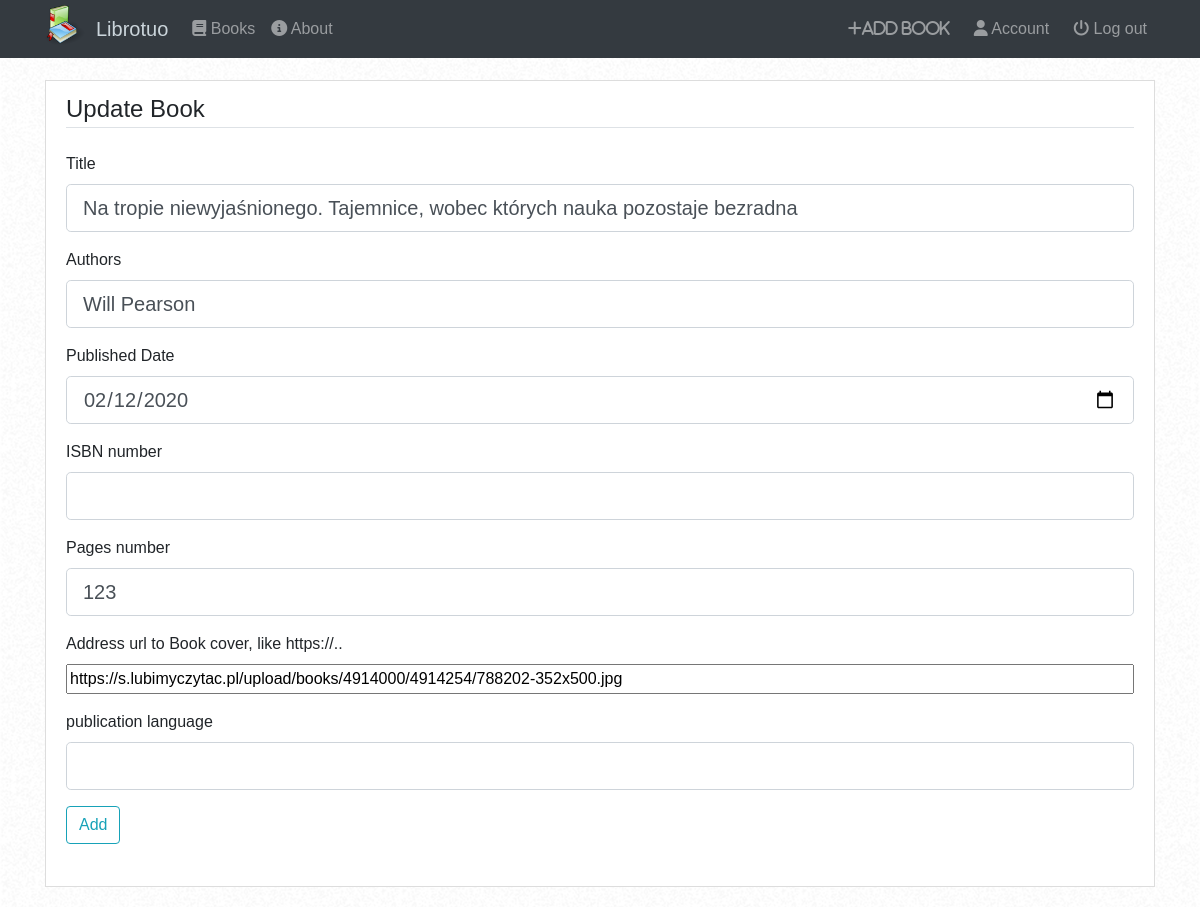
Page /book/5/update (signed in) on the earlier database version.
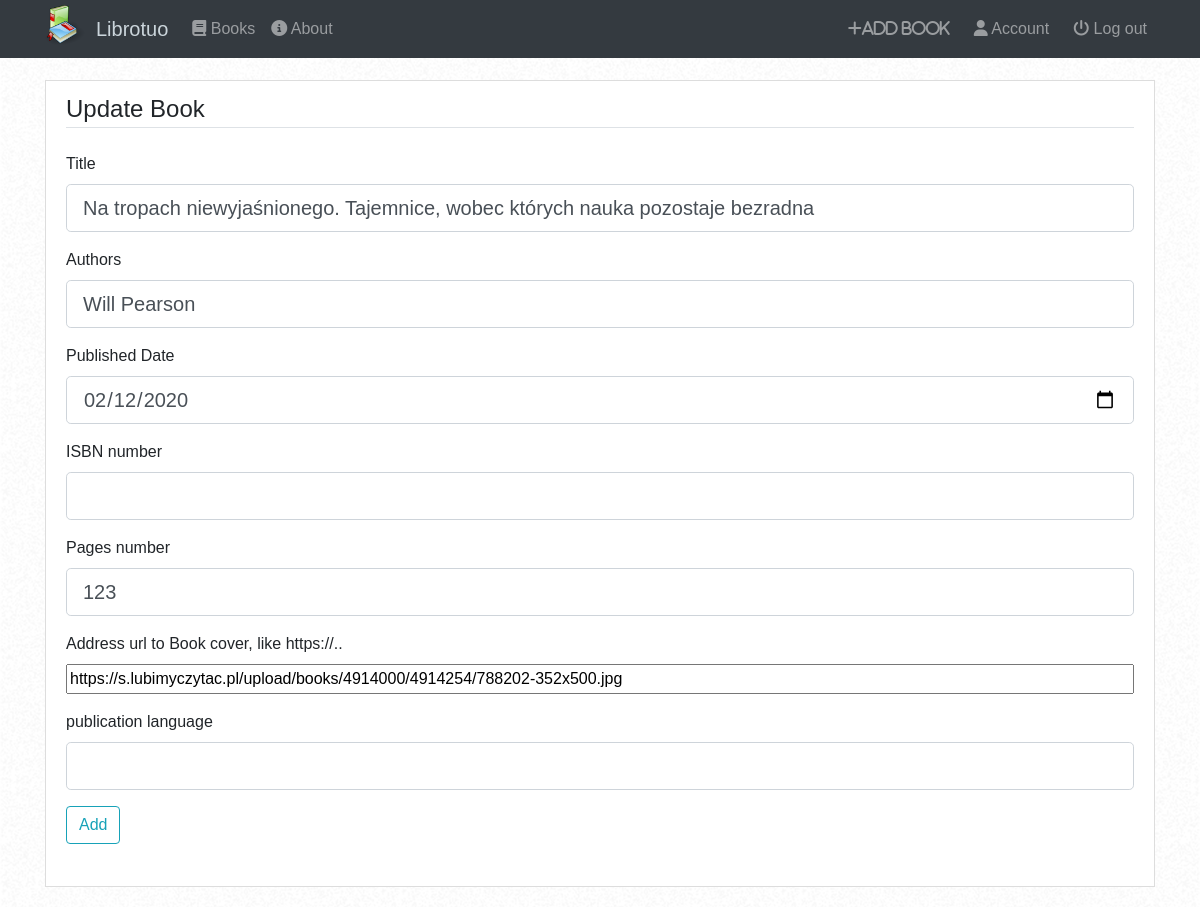
Same page on the later database version.
### librotuo/models.py (models this page shows, shortened)
class Book(db.Model):
    id = db.Column(db.Integer, primary_key=True)
    title = db.Column(db.String(120), nullable=True)
    authors = db.Column(db.String(300), nullable=True)
    published_date = db.Column(db.String(12), nullable=True)
    ISBN_number = db.Column(db.String(300), nullable=True)
    page_number = db.Column(db.Integer, nullable=True)
    cover_url = db.Column(db.String(400), nullable=False,
                          default="https://ibf.org/site_assets/img/" +
                                  "placeholder-book-cover-default.png")
    publication_language = db.Column(db.String(20), nullable=True)
    user_id = db.Column(db.Integer, db.ForeignKey('user.id'), nullable=False)

### librotuo/books/routes.py (the view)
@books.route('/book/<int:book_id>/update', methods=['GET', 'POST'])
@login_required
def update_book(book_id):
    book = Book.query.get_or_404(book_id)
    if book.addedby != current_user:
        abort(403)
    form = BookForm()
    if form.validate_on_submit():
        book.title = form.title.data
        book.authors = form.authors.data
        book.published_date = str(form.published_date.data)
        book.ISBN_number = form.ISBN_number.data
        book.page_number = form.page_number.data
        book.cover_url = form.cover_url.data
        book.publication_language = form.publication_language.data
        db.session.commit()
        flash('Your book has been updated!', 'success')
        return redirect(url_for('books.book', book_id=book.id))
    elif request.method == 'GET':
        form.title.data = book.title
        form.authors.data = book.authors
        form.published_date.data = datetime.strptime(book.published_date,
                                                     "%Y-%m-%d").date()
        form.ISBN_number.data = book.ISBN_number
        form.page_number.data = book.page_number
        form.cover_url.data = book.cover_url
        form.publication_language.data = book.publication_language
    return render_template('add_book.html', title="Update book",
                           form=form, legend="Update Book")

### librotuo/books/forms.py
class BookForm(FlaskForm):
    title = StringField('Title', validators=[DataRequired()])
    authors = StringField('Authors', validators=[DataRequired()])
    published_date = DateField('Published Date')
    ISBN_number = StringField('ISBN number')
    page_number = IntegerField('Pages number')
    cover_url = StringField('Address url to Book cover, like https://..')
    publication_language = StringField('publication language')
    submit = SubmitField('Add')

### librotuo/models.py (called while the page is built)
@login_manager.user_loader
def load_user(user_id):
    return User.query.get(int(user_id))

### librotuo/templates/add_book.html (shortened to what this page needs)
{% extends "layout.html" %}
{% block content %}
<div class="content-section">
    <form action="", method="POST">
        <fieldset class="form-group">
            <legend class="border-bottom mb-4">{{ legend }}</legend>
            <div class="form-group">
                 {{ form.title.label(class="form-control-label") }}
                 {% if form.title.errors %}
                     {{ form.title(class="form-control form-control-lg is-invalid") }}
                     <div class="invalid-feedback">
                         {% for error in form.title.errors %}
                             <span>{{ error }}</span>
                         {% endfor %}
                     </div>
                 {% else %}
                     {{ form.title(class="form-control form-control-lg") }}
                 {% endif %}
             </div>
             <div class="form-group">
                 {{ form.authors.label(class="form-control-label") }}
                 {% if form.authors.errors %}
                     {{ form.authors(class="form-control form-control-lg is-invalid") }}
                     <div class="invalid-feedback">
                         {% for error in form.authors.errors %}
                             <span>{{ error }}</span>
                         {% endfor %}
                     </div>
                 {% else %}
                     {{ form.authors(class="form-control form-control-lg") }}
                 {% endif %}
             </div>
             <div class="form-group">
                {{ form.published_date.label(class="form-control-label") }}
                {% if form.published_date.errors %}
                    {{ form.published_date(class="form-control form-control-lg is-invalid") }}
                    <div class="invalid-feedback">
                        <span>Published date must be in format: yyyy-mm-dd</span>
                    </div>
                {% else %}
                    {{ form.published_date(class="form-control form-control-lg") }}
                {% endif %}
            </div>
            <div class="form-group">
                {{ form.ISBN_number.label(class="form-control-label") }}
                {% if form.ISBN_number.errors %}
                    {{ form.ISBN_number(class="form-control form-control-lg is-invalid") }}
                    <div class="invalid-feedback">
                        {% for error in form.ISBN_number.errors %}
                            <span>{{ error }}</span>
                        {% endfor %}
                    </div>
                {% else %}
                    {{ form.ISBN_number(class="form-control form-control-lg") }}
                {% endif %}
            </div>
            <div class="form-group">
                {{ form.page_number.label(class="form-control-label") }}
                {% if form.page_number.errors %}
                    {{ form.page_number(class="form-control form-control-lg is-invalid") }}
                    <div class="invalid-feedback">
                        <span>Page number must be a number</span>
                    </div>
                {% else %}
                    {{ form.page_number(class="form-control form-control-lg") }}
                {% endif %}
            </div>
            <div class="form-group">
                {{ form.cover_url.label(class="form-control-label") }}
                {% if form.cover_url.errors %}
                    {{ form.cover_url(class="form-control-file date is-invalid") }}
                    <div class="invalid-feedback">
                        {% for error in form.cover_url.errors %}
                            <span>{{ error }}</span>
                        {% endfor %}
                    </div>
                {% else %}
                    {{ form.cover_url(class="form-control-file") }}
                {% endif %}
            </div>
            <div class="form-group">
                {{ form.publication_language.label(class="form-control-label") }}
                {% if form.publication_language.errors %}
                    {{ form.publication_language(class="form-control form-control-lg is-invalid") }}
                    <div class="invalid-feedback">
                        {% for error in form.publication_language.errors %}
                            <span>{{ error }}</span>
                        {% endfor %}
                    </div>
                {% else %}
                    {{ form.publication_language(class="form-control form-control-lg") }}
                {% endif %}
            </div>
        <div class="form-group">
            {{ form.submit(class="btn btn-outline-info") }}
        </div>
    </form>
 </div>
{% endblock content %}

### librotuo/templates/layout.html (shortened to what this page needs)
<!DOCTYPE html>
<html lang="en">
<head>
    <link rel="stylesheet" href="https://stackpath.bootstrapcdn.com/bootstrap/4.4.1/css/bootstrap.min.css">
    <link rel="stylesheet" type="text/css" href="{{ url_for('static', filename='main.css')}}">
</head>
<body>
    <header class="site-header">
        <nav class="navbar navbar-expand-lg navbar-dark bg-dark fixed-top">
            <div class="container">
                    <a class="navbar-brand" href="/">
                        <img id="navLogo" src="/static/images/logo_orginal.png" alt="Logo">
                    </a>
                    <a class="navbar-brand" href="{{ url_for('main.home') }}">Librotuo</a>
                <div class="collapse navbar-collapse" id="navbarCollapse">
                    <ul class="navbar-nav mr-auto">
                        <li class="nav-item">
                            <a class="nav-link" href="{{ url_for('main.home') }}">
                                <i class="fa fa-book"></i>  Books
                            </a>
                        </li>
                        <a class="nav-item nav-link mr-4" href="{{ url_for('main.about') }}">
                            <i class="fa fa-info-circle"></i> About
                        </a>
                    </ul>
                    <div class="navbar-nav">
                        {% if current_user.is_authenticated %}
                            <a class="new-item nav-link mr-2" href="{{ url_for('books.add_book') }}">
                                <i class="fa fa-plus">Add book</i>
                            </a>
                            <a class="nav-item nav-link mr-2" href="{{ url_for('users.account') }}">
                                <i class="fa fa-user"></i> Account
                            </a>
                            <a class="nav-item nav-link" href="{{ url_for('users.logout') }}">
                                <i class="fa fa-power-off"></i> Log out
                            </a>
                        {% endif %}
                    </div>
                </div>
            </div>
        </nav>
</header>
<main role="main" class="container">
    <div class="row">
        <div class="col-md-12">
            {% block content %}{% endblock %}
        </div>
    </div>
</main>
</body>
</html>

### librotuo/static/main.css (style rules this page uses)
body { background-image: url('/static/images/background.png'); margin-top: 5rem; font-family: 'Montserrat', sans-serif; }
#navLogo { margin-top: -10px; margin-right: -5px; height: 40px; width: 40px; }
.site-header .navbar-brand { color: #cbd5db; }
.content-section { background: #ffffff; padding: 10px 20px; border: 1px solid #dddddd; margin-bottom: 20px; }

Differences in the rows shown:
changed Book "Will Pearson": title "Na tropie niewyjaśnionego. Tajemnice, wobec których nauka pozostaje bezradna" → "Na tropach niewyjaśnionego. Tajemnice, wobec których nauka pozostaje bezradna"
